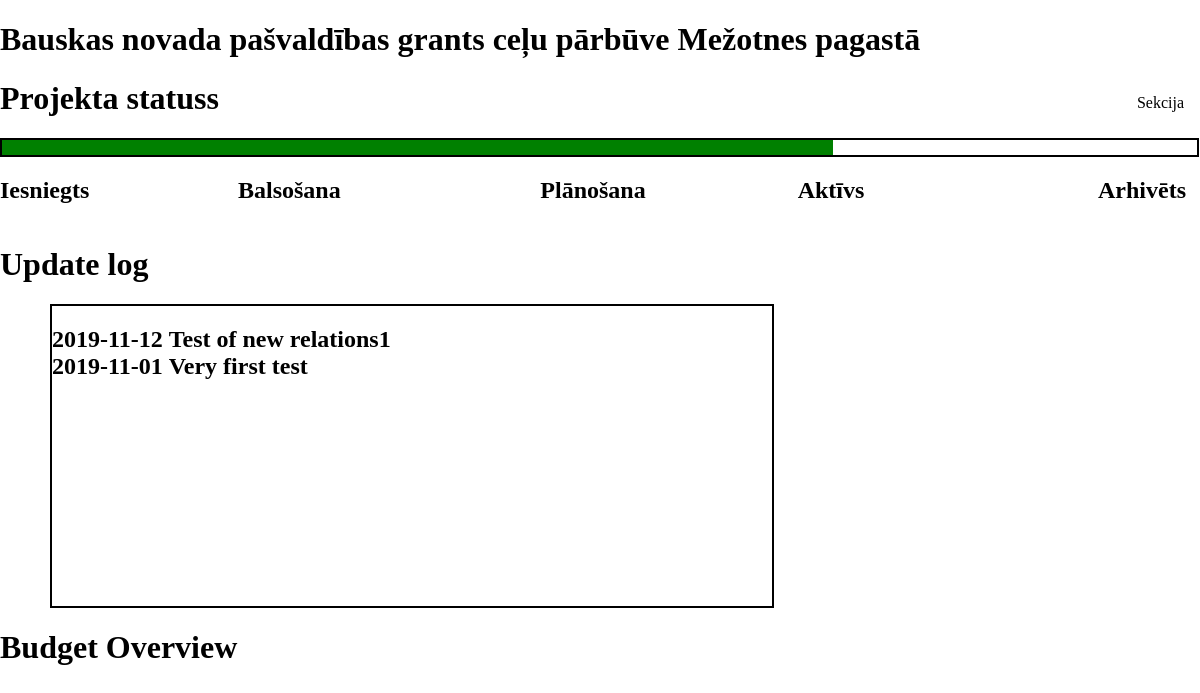
Before: /status.php?id=8 with the older database file.
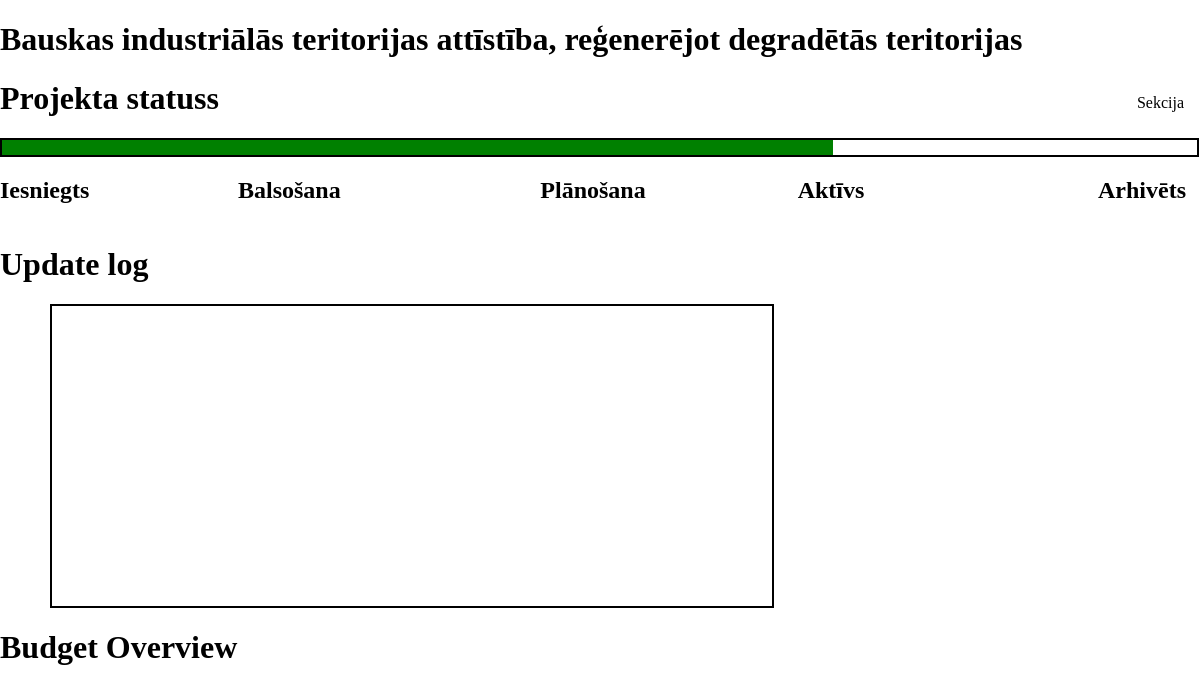
After: the same page with the newer database file.
### tables this page shows
CREATE TABLE IF NOT EXISTS `projekti` (
  `ID` int(11) NOT NULL AUTO_INCREMENT,
  `Name` text NOT NULL,
  `Financer` text NOT NULL,
  `Status` text NOT NULL,
  `Number` text,
  `SAM` text,
  `Budget` bigint(11) DEFAULT NULL,
  `Purpose` text,
  `Activities` text,
  `StartDate` date DEFAULT NULL,
  `FinishDate` date DEFAULT NULL,
  `CoordinatorName` text,
  `CoordinatorContacts` text,
  `BudgetSpent` bigint(11) DEFAULT '0',
  `Entry` datetime NOT NULL DEFAULT CURRENT_TIMESTAMP,
  PRIMARY KEY (`ID`),
  KEY `ID` (`ID`)
);

### functions/function.php (called while the page is built, shortened)
<?php
  require_once "connect.php";
  function completionStatusRow($status){
    if ($status == "Aktīvs"){
      $barWidth = "69.5%";
      return $barWidth;
    };
  }
  function dataToVariables($id){
    global $mysqli;
    $query = "SELECT projekti.Name, projekti.Status, projekti.BudgetSpent, projekti.Budget, atjauninajumi.Date, atjauninajumi.Comments, finansetajs.*
    FROM projekti
    LEFT JOIN finansetajs ON projekti.ID = finansetajs.project_id
    LEFT JOIN atjauninajumi ON projekti.ID = atjauninajumi.projectID
    WHERE projekti.ID =".$id;
    $result = mysqli_query($mysqli, $query);
    $dataR = mysqli_fetch_all($result,MYSQLI_ASSOC);
    $projectName = $dataR[0]["Name"];
    $projectStatus = $dataR[0]["Status"];
    $budgetSpent = $dataR[0]["BudgetSpent"];
    $projectBudget = $dataR[0]["Budget"];
    $updateDate = array();
    for($i=0; $i < count($dataR); $i++){
      $updateDate[$dataR[$i]["Date"]] = $dataR[$i]["Comments"];
    };
    $financier =  array_slice($dataR[0],8);
    foreach($financier as $keypair => $valuePair){
      if($financier[$keypair] == 0){
        unset($financier[$keypair]);
      }
    };
    return [$projectName, $projectStatus, $budgetSpent, $projectBudget, $updateDate, $financier];
  }
 ?>

### status.php (the view, shortened to what this page needs)
<!DOCTYPE html>
<html>
    <head>
        <?php
          require_once "functions/function.php";
          $projectData = dataToVariables($_GET['id']);
          $completion = completionStatusRow($projectData[1]);
          $updateComments = $projectData[4];
          require_once "blocks/head.php";
        ?>
    </head>
    <body>
      <h1 class='header-1'>
        <?php echo $projectData[0]; ?>
      </h1>
      <div class='dropdown'>
        <button class='dropbtn'>
          Sekcija
        </button>
      </div>
      <h1>Projekta statuss</h1>
      <div id="progressBorder">
        <?php echo '<div id="progressBar" style="width:'.$completion.'"></div>' ?>
      </div>
      <div id="statusWrapper">
        <div class="progressStatus"><h2>Iesniegts</h2></div>
        <div class="progressStatus"><h2>Balsošana</h2></div>
        <div class="progressStatus"><h2>Plānošana</h2></div>
        <div class="progressStatus"><h2>Aktīvs</h2></div>
        <div class="progressStatus"><h2>Arhivēts</h2></div>
      </div>
      <h1>Update log</h1>
      <div id="updateLog">
        <h2 class='updateData'>
          <?php
            foreach($updateComments as $keypair => $valuePair){
              echo $keypair;
          ?>&nbsp<?php
              echo $valuePair;
          ?>
          <?php
            };
          ?>
        </h2>
      </div>
      <h1>Budget Overview</h1>
      <div id="budgetChart">
        <div id="budgetPie">
        </div>
        <div id="allBudgetPie">
        </div>
      </div>
    </body>
</html>

Changed rows visible on the page:
now on this page (row edited): projekti: Name "Bauskas industriālās teritorijas attīstība, reģenerējot degradētās teritorijas"
Other visible differences:
$projectData[0]: "Bauskas novada pašvaldības grants ceļu pārbūve Mežotnes pagastā" → (not shown)
list line gone: "2019-11-12 Test of new relations1"
list line gone: "2019-11-01 Very first test"
